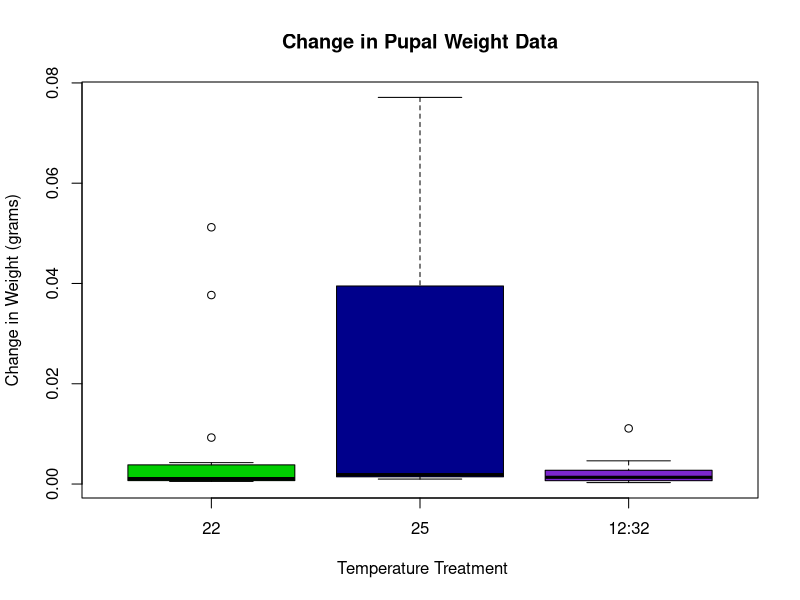
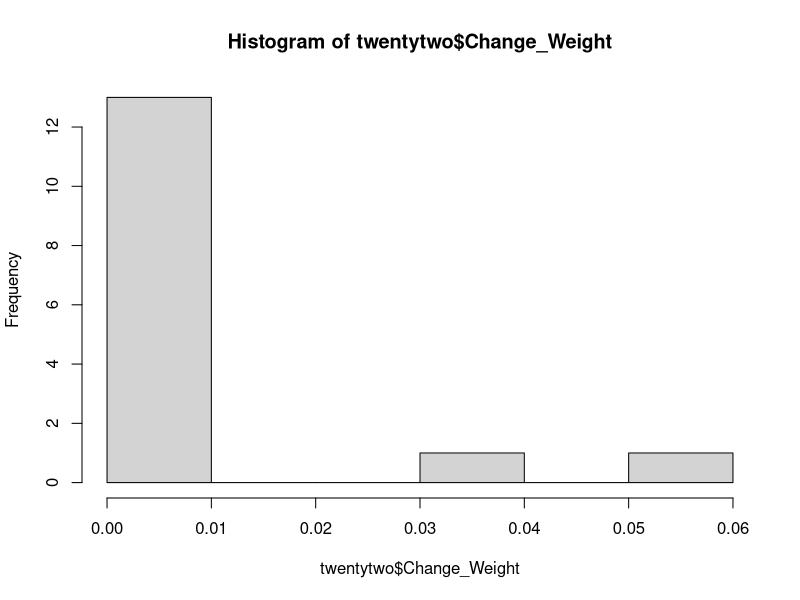
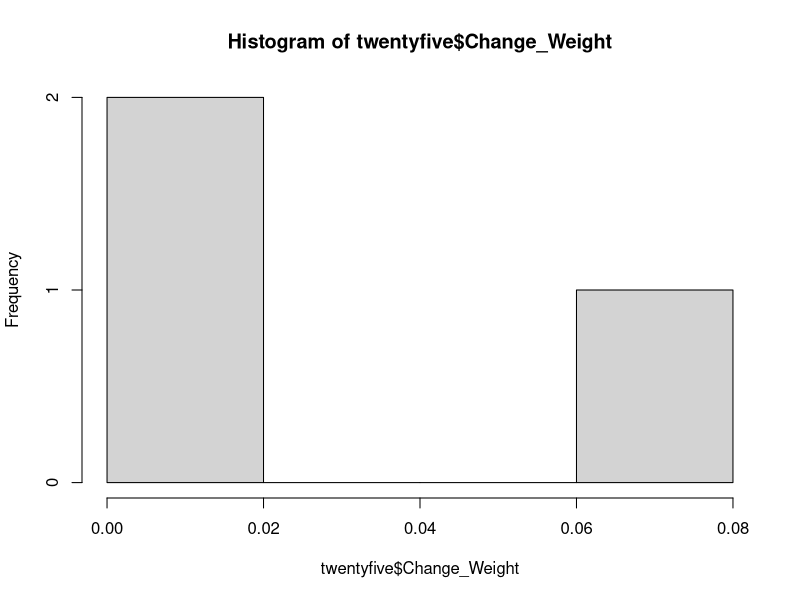
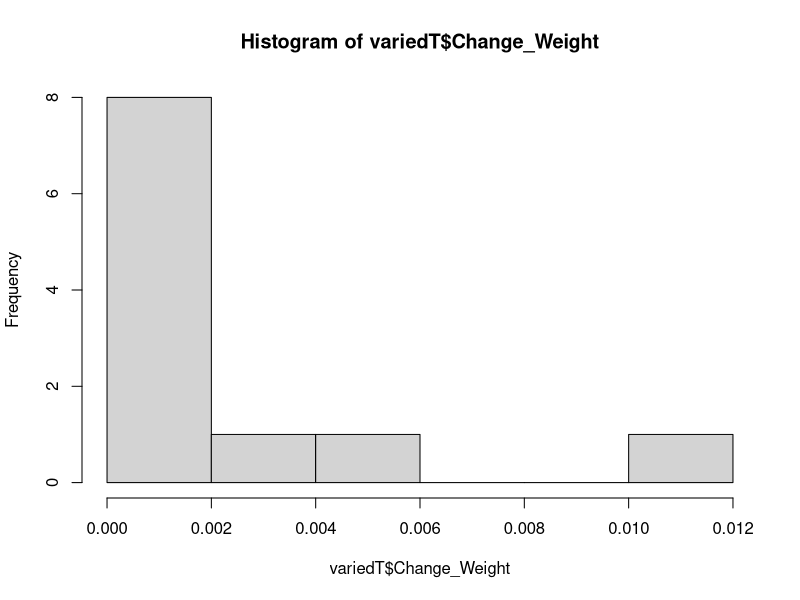
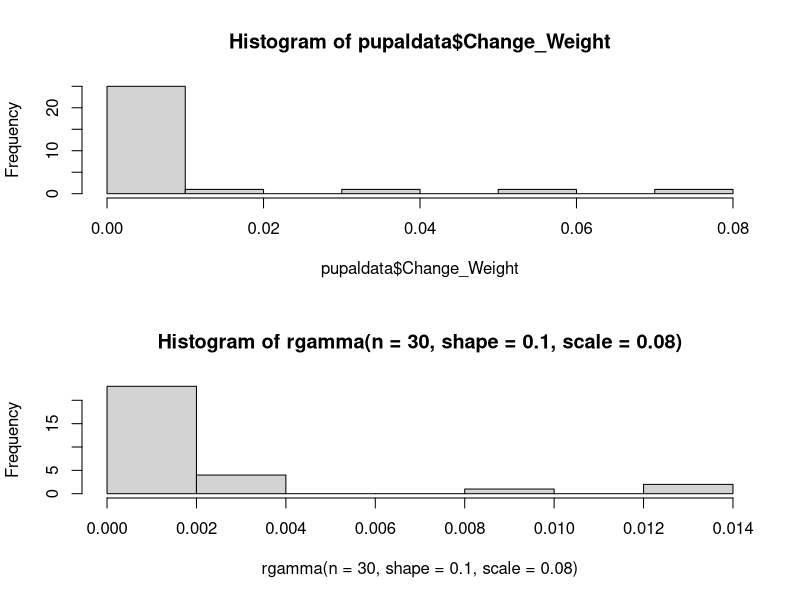
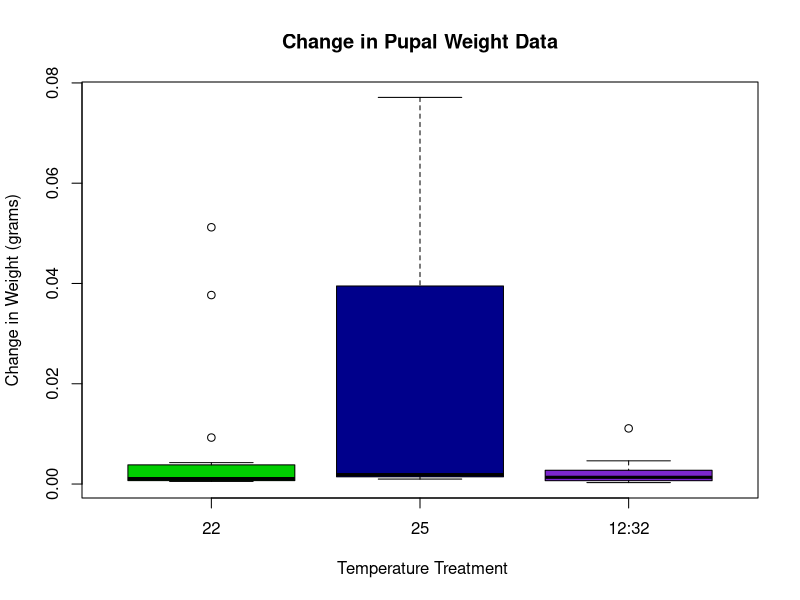
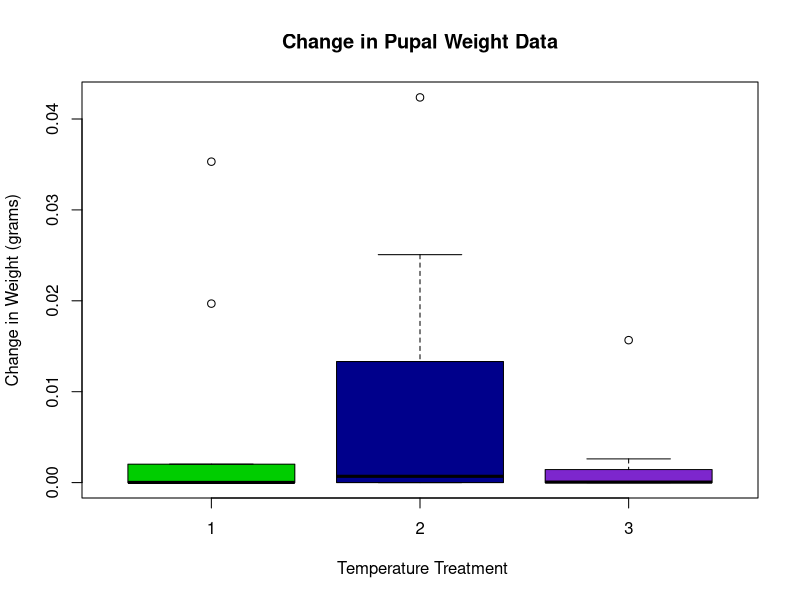
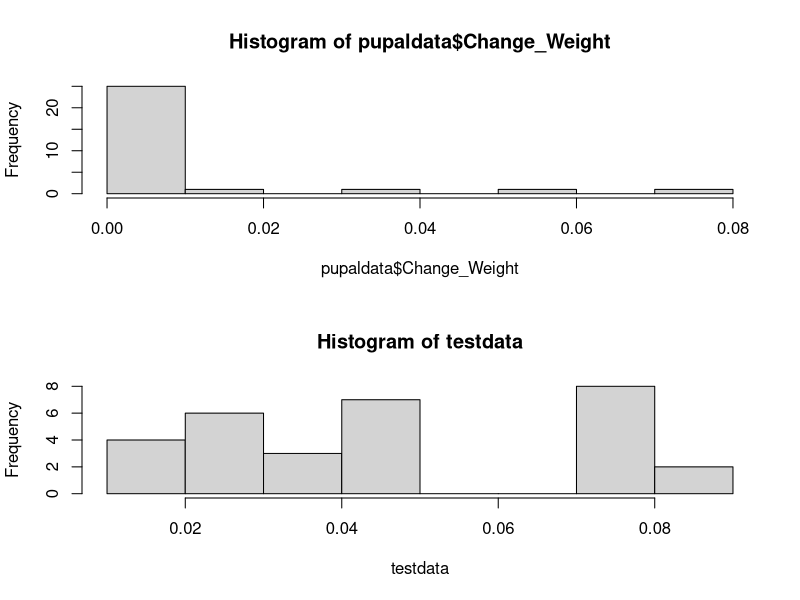

Reproduce these figures in R, in order.
## ---- chunk 1
pupaldata <-read.table("CompBio_Data_Set.csv",header = T,sep=",")
#pupaldata
pupaldata$TempFactor<-factor(pupaldata$Temperature, levels=c("22","25","12:32"))
data1 <- cbind.data.frame(pupaldata$TempFactor, pupaldata$Change_Weight)
AoVar1 <- function (data=data1) {
  x <- data[,1]
  y <- data1[,2]
  dataFrame <- data.frame(x,y)
  myMod <- aov(y~x, data=dataFrame)
  myOut <- summary(myMod)
  return(myOut)
}
AoVar1()

AoVar1 <- function (data=data1) {
  x <- data[,1]
  y<- data[,2]
  #myMod <- aov(y~x, data=data)
  myOut <- boxplot(y~x, data=data, col=c("green3", "blue4", "purple3"), main="Change in Pupal Weight Data", xlab=" Temperature Treatment", ylab="Change in Weight (grams)")
  return(myOut)
}
#Using my actual data
AoVar1(data1)

#rnorm(20, mean=0.007701, sd=0.01530829)

#Using fake (but similar) data 
twentytwo<-subset(pupaldata, pupaldata$Temperature=="22")
summary(twentytwo$Change_Weight)
sd(twentytwo$Change_Weight)
hist(twentytwo$Change_Weight)

twentyfive <- subset(pupaldata, pupaldata$Temperature=="25")
summary(twentyfive$Change_Weight)
sd(twentyfive$Change_Weight)
hist(twentyfive$Change_Weight)

variedT <- subset(pupaldata, pupaldata$Temperature=="12:32")
summary(variedT$Change_Weight)
sd(variedT$Change_Weight)
hist(variedT$Change_Weight)

#simulate random data 
par(mfrow=c(2,1))
hist(pupaldata$Change_Weight) #all of my data 
#hist(rgamma(n=30,shape=0.1,scale=2))
hist(rgamma(n=30,shape=0.1,scale=0.08))
myVec <-rgamma(n=30,shape=0.1,scale=0.08)
print(myVec)
length(myVec)

treatment <- rep(c("22", "25", "12:32"), 10)
mirrordata<- cbind(factor(treatment, levels=c("22","25","12:32")), myVec)
par(mfrow=c(1,1))
AoVar1(data1)
AoVar1(mirrordata) #Using fake ideal data 

#Under ideal/expected conditions, I would predict that individuals exposed to the hottest temperature (25°C) would have the largest change in pupal weight, and individuals in the variable treatment (12°C-32°C) would have the samllest change in weight. 

testdata22 <- (runif(10, min = 0.03, max = 0.05))
testdata25 <- (runif(10, min = 0.07, max = 0.09))
testdataV <-  (runif(10, min = 0.01, max = 0.03))
testdata <- c(testdata22, testdata25, testdataV)
testdata

par(mfrow=c(2,1))
hist(pupaldata$Change_Weight) #all of the data 
hist(testdata)
myVec <- testdata
treatment <- c(rep("22", 10), rep("25", 10), rep("12:32", 10))
treatment
idealdata<- cbind(factor(treatment, levels=c("22","25","12:32")), myVec)
par(mfrow=c(1,1))
AoVar1(data1)
AoVar1(idealdata)

## ---- chunk 2
logisticregplot <- function(x=rgamma(n=50,shape=5,scale=5), y=rbinom(n=50,size=1,p=0.5)) {
  dataFrame <- data.frame(x,y)
  myMod <- glm(y ~ x, data=dataFrame, family=binomial(link="logit"))
myOut <- plot(x=dataFrame$x, y=dataFrame$y, pch=21, bg="turquoise3", cex=2.5, main="Logistic Regression Example Data", ylab="Temperature (°C)", xlab="Change in Weight (g)")
#curve(predict(myMod, data.frame(x=x, type="response"), add=TRUE, lwd=2)
  return(myOut)
}
par(mfrow=c(1,1))
logisticregplot()
#Run the function on my original data 

twenty5<-subset(pupaldata, pupaldata$Temperature== "25")
variableT <- subset(pupaldata, pupaldata$Temperature== "12:32")
twocat <- rbind(twenty5, variableT)
twocat
logisticregplot(y=as.factor(twocat$Temperature),x=as.numeric(twocat$Change_Weight))
#logisticregplot(y=



